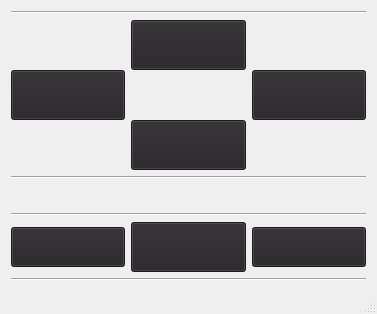
<?xml version="1.0" encoding="UTF-8"?>
<ui version="4.0">
 <class>MainWindow</class>
 <widget class="QMainWindow" name="MainWindow">
  <property name="geometry">
   <rect>
    <x>0</x>
    <y>0</y>
    <width>377</width>
    <height>314</height>
   </rect>
  </property>
  <property name="windowTitle">
   <string>QtRobot Application</string>
  </property>
  <widget class="QWidget" name="centralWidget">
   <layout class="QVBoxLayout" name="verticalLayout_2">
    <item>
     <widget class="Line" name="line_4">
      <property name="orientation">
       <enum>Qt::Horizontal</enum>
      </property>
     </widget>
    </item>
    <item>
     <layout class="QHBoxLayout" name="horizontalLayout_2">
      <property name="spacing">
       <number>6</number>
      </property>
      <item>
       <widget class="QPushButton" name="leftButton">
        <property name="minimumSize">
         <size>
          <width>70</width>
          <height>50</height>
         </size>
        </property>
        <property name="styleSheet">
         <string>background: #262426</string>
        </property>
        <property name="text">
         <string/>
        </property>
        <property name="autoRepeatDelay">
         <number>0</number>
        </property>
        <property name="autoRepeatInterval">
         <number>0</number>
        </property>
       </widget>
      </item>
      <item>
       <layout class="QVBoxLayout" name="verticalLayout">
        <property name="spacing">
         <number>50</number>
        </property>
        <item>
         <widget class="QPushButton" name="forwardButton">
          <property name="minimumSize">
           <size>
            <width>70</width>
            <height>50</height>
           </size>
          </property>
          <property name="styleSheet">
           <string>background: #262426</string>
          </property>
          <property name="text">
           <string/>
          </property>
          <property name="autoRepeatDelay">
           <number>0</number>
          </property>
          <property name="autoRepeatInterval">
           <number>0</number>
          </property>
         </widget>
        </item>
        <item>
         <widget class="QPushButton" name="backButton">
          <property name="minimumSize">
           <size>
            <width>70</width>
            <height>50</height>
           </size>
          </property>
          <property name="styleSheet">
           <string>background: #262426</string>
          </property>
          <property name="text">
           <string/>
          </property>
          <property name="autoRepeatDelay">
           <number>0</number>
          </property>
          <property name="autoRepeatInterval">
           <number>0</number>
          </property>
         </widget>
        </item>
       </layout>
      </item>
      <item>
       <widget class="QPushButton" name="rightButton">
        <property name="minimumSize">
         <size>
          <width>70</width>
          <height>50</height>
         </size>
        </property>
        <property name="styleSheet">
         <string notr="true">background: #262426</string>
        </property>
        <property name="text">
         <string/>
        </property>
        <property name="autoRepeatDelay">
         <number>0</number>
        </property>
        <property name="autoRepeatInterval">
         <number>0</number>
        </property>
       </widget>
      </item>
     </layout>
    </item>
    <item>
     <widget class="Line" name="line_3">
      <property name="orientation">
       <enum>Qt::Horizontal</enum>
      </property>
     </widget>
    </item>
    <item>
     <spacer name="verticalSpacer">
      <property name="orientation">
       <enum>Qt::Vertical</enum>
      </property>
      <property name="sizeHint" stdset="0">
       <size>
        <width>20</width>
        <height>50</height>
       </size>
      </property>
     </spacer>
    </item>
    <item>
     <widget class="Line" name="line_2">
      <property name="orientation">
       <enum>Qt::Horizontal</enum>
      </property>
     </widget>
    </item>
    <item>
     <layout class="QHBoxLayout" name="horizontalLayout">
      <item>
       <widget class="QPushButton" name="hornButton">
        <property name="minimumSize">
         <size>
          <width>0</width>
          <height>40</height>
         </size>
        </property>
        <property name="styleSheet">
         <string notr="true">background: #262426</string>
        </property>
        <property name="text">
         <string/>
        </property>
        <property name="autoRepeatDelay">
         <number>0</number>
        </property>
        <property name="autoRepeatInterval">
         <number>0</number>
        </property>
       </widget>
      </item>
      <item>
       <widget class="QPushButton" name="alarmButton">
        <property name="minimumSize">
         <size>
          <width>0</width>
          <height>50</height>
         </size>
        </property>
        <property name="styleSheet">
         <string notr="true">background: #262426</string>
        </property>
        <property name="text">
         <string/>
        </property>
        <property name="autoRepeatDelay">
         <number>0</number>
        </property>
        <property name="autoRepeatInterval">
         <number>0</number>
        </property>
       </widget>
      </item>
      <item>
       <widget class="QPushButton" name="lightButton">
        <property name="minimumSize">
         <size>
          <width>0</width>
          <height>40</height>
         </size>
        </property>
        <property name="styleSheet">
         <string notr="true">background: #262426</string>
        </property>
        <property name="text">
         <string/>
        </property>
       </widget>
      </item>
     </layout>
    </item>
    <item>
     <widget class="Line" name="line">
      <property name="orientation">
       <enum>Qt::Horizontal</enum>
      </property>
     </widget>
    </item>
   </layout>
  </widget>
  <widget class="QStatusBar" name="statusBar">
   <property name="font">
    <font>
     <weight>75</weight>
     <bold>true</bold>
    </font>
   </property>
  </widget>
 </widget>
 <layoutdefault spacing="6" margin="11"/>
 <resources/>
 <connections/>
</ui>
